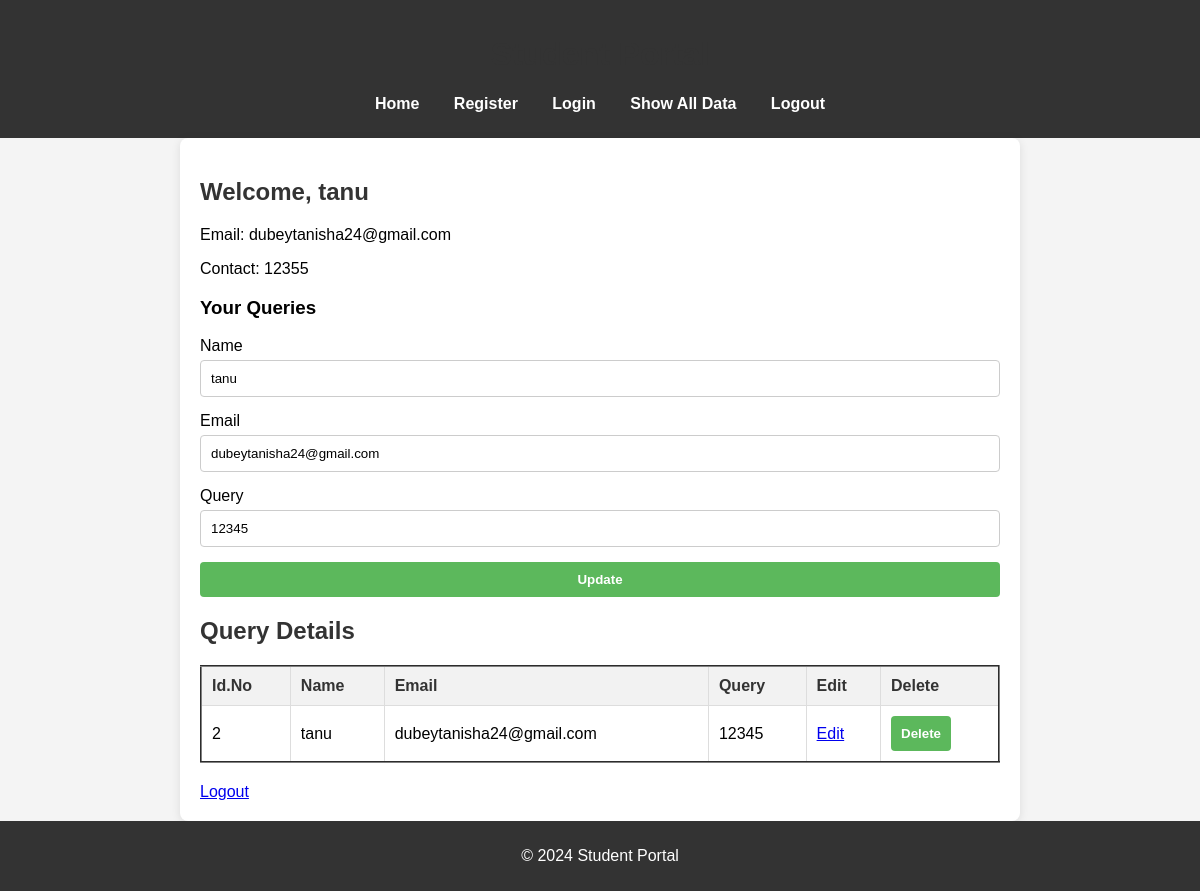
Page /edit/2/ on the committed database.
### main_app/models.py (models this page shows)
class Student(models.Model):
    stu_name=models.CharField(max_length=150)
    stu_email=models.EmailField()
    stu_contact=models.IntegerField()
    stu_password=models.CharField(max_length=25)

class Query(models.Model):
    stu_name=models.CharField(max_length=50)
    stu_email=models.EmailField()
    stu_query=models.TextField(max_length=50)

### main_app/views.py (the view, shortened to what this page needs)
# urls.py: path('edit/<int:x>/', views.edit, name='edit'),
def edit(request, x):
    user_data = Query.objects.get(id=x)
    email = user_data.stu_email
    data = Student.objects.get(stu_email=email)
    my_data = {
        'name': data.stu_name,
        'email': data.stu_email,
        'contact': data.stu_contact,
        'password': data.stu_password
    }
    all_query = Query.objects.filter(stu_email=email)
    return render(request, 'dashboard.html', {
        'key': user_data,
        'data': my_data,
        'query_data': all_query
    })

### main_app/templates/dashboard.html (shortened to what this page needs)
{% extends 'base.html' %}
{% load static %}
{% block content %}
<h2>Welcome, {{ data.name }}</h2>
<p>Email: {{ data.email }}</p>
<p>Contact: {{ data.contact }}</p>
<h3>Your Queries</h3>
<body>
    <div class="main">
        <div>
            {% if key %}
            <form action="{% url 'edit' key.id %}" method='post'>
                <label for="name">Name</label>
                <input type="text" id="name" name="name" value="{{ key.stu_name }}" required>
                <label for="email">Email</label>
                <input type="text" id="email" name="email" value="{{ key.stu_email }}" readonly>
                <label for="query">Query</label>
                <input type="text" id="query" name="query" value="{{ key.stu_query }}" required>
                <button type="submit">Update</button>
            </form>
            {% endif %}
        </div>
        <div>
            <h2>Query Details</h2>
            <table border="2">
                <thead>
                    <tr>
                        <th>Id.No</th>
                        <th>Name</th>
                        <th>Email</th>
                        <th>Query</th>
                        <th>Edit</th>
                        <th>Delete</th>
                    </tr>
                </thead>
                <tbody>
                    {% for i in query_data %}
                    <tr>
                        <td>{{ i.id }}</td>
                        <td>{{ i.stu_name }}</td>
                        <td>{{ i.stu_email }}</td>
                        <td>{{ i.stu_query }}</td>
                        <td><a href="{% url 'edit' i.id %}">Edit</a></td>
                        <td>
                            <form action="{% url 'delete' pk=i.id %}" method="post" style="display:inline;">
                                <button type="submit">Delete</button>
                        </td>
                    </tr>
                    {% endfor %}
                </tbody>
            </table>
        </div>
    </div>
</body>
</html>
<a href="{% url 'logout' %}">Logout</a>
{% endblock %}

### static/css/style.css (style rules this page uses)
body { font-family: Arial, sans-serif; margin: 0; padding: 0; background-color: #f4f4f4; }
h1, h2 { color: #333; }
h2 { margin-bottom: 20px; }
form { display: flex; flex-direction: column; }
label { margin-bottom: 5px; }
input[type="text"], input[type="email"], input[type="password"] { padding: 10px; margin-bottom: 15px; border: 1px solid #ccc; border-radius: 4px; }
button { padding: 10px; background-color: #5cb85c; color: white; border: none; border-radius: 4px; cursor: pointer; font-weight: bold; }
table { width: 100%; border-collapse: collapse; margin: 20px 0; }
th, td { border: 1px solid #ddd; padding: 10px; text-align: left; }
th { background-color: #f2f2f2; color: #333; }

### rows in the picture
Student: name "tanu", email "dubeytanisha24@gmail.com"
Query: name "tanu", email "dubeytanisha24@gmail.com", query "12345", id "2", stu_name "tanu", stu_email "dubeytanisha24@gmail.com", stu_query "12345"

### other values in the picture
{{ data.contact }} "12355"
